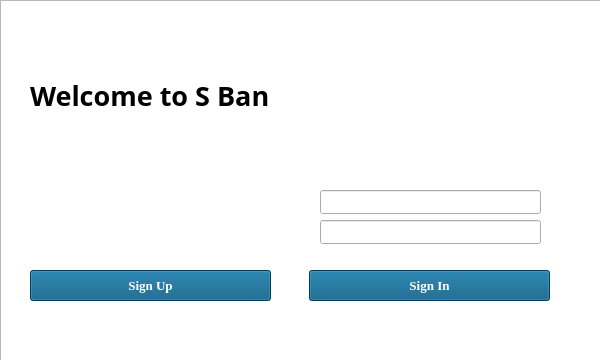
<?xml version="1.0" encoding="UTF-8"?>
<ui version="4.0">
 <class>Login</class>
 <widget class="QWidget" name="Login">
  <property name="geometry">
   <rect>
    <x>0</x>
    <y>0</y>
    <width>600</width>
    <height>360</height>
   </rect>
  </property>
  <property name="minimumSize">
   <size>
    <width>600</width>
    <height>360</height>
   </size>
  </property>
  <property name="maximumSize">
   <size>
    <width>600</width>
    <height>360</height>
   </size>
  </property>
  <property name="windowTitle">
   <string>Form</string>
  </property>
  <widget class="QGraphicsView" name="graphicsView">
   <property name="geometry">
    <rect>
     <x>0</x>
     <y>0</y>
     <width>601</width>
     <height>361</height>
    </rect>
   </property>
   <property name="styleSheet">
    <string notr="true">background-image: url(:/Login/Icons/Login/mountains-mountainous-layer-wallpaper.jpg);</string>
   </property>
  </widget>
  <widget class="QPushButton" name="pushButton_SignIn">
   <property name="geometry">
    <rect>
     <x>309</x>
     <y>270</y>
     <width>241</width>
     <height>31</height>
    </rect>
   </property>
   <property name="font">
    <font>
     <family>Georgia</family>
     <pointsize>10</pointsize>
     <bold>true</bold>
    </font>
   </property>
   <property name="styleSheet">
    <string notr="true">color: rgb(255, 255, 255);
background-color: rgb(0, 85, 127);
</string>
   </property>
   <property name="text">
    <string>Sign In</string>
   </property>
  </widget>
  <widget class="QPushButton" name="pushButton_SignUp">
   <property name="geometry">
    <rect>
     <x>30</x>
     <y>270</y>
     <width>241</width>
     <height>31</height>
    </rect>
   </property>
   <property name="font">
    <font>
     <family>Georgia</family>
     <pointsize>10</pointsize>
     <bold>true</bold>
    </font>
   </property>
   <property name="styleSheet">
    <string notr="true">color: rgb(255, 255, 255);
background-color: rgb(0, 85, 127);
</string>
   </property>
   <property name="text">
    <string>Sign Up</string>
   </property>
  </widget>
  <widget class="QLineEdit" name="lineEdit_User">
   <property name="geometry">
    <rect>
     <x>320</x>
     <y>190</y>
     <width>221</width>
     <height>24</height>
    </rect>
   </property>
  </widget>
  <widget class="QLabel" name="label_3">
   <property name="geometry">
    <rect>
     <x>90</x>
     <y>180</y>
     <width>121</width>
     <height>21</height>
    </rect>
   </property>
   <property name="font">
    <font>
     <family>Century</family>
     <pointsize>16</pointsize>
    </font>
   </property>
   <property name="styleSheet">
    <string notr="true">color: rgb(255, 255, 255);</string>
   </property>
   <property name="text">
    <string>New Here?</string>
   </property>
  </widget>
  <widget class="QLineEdit" name="lineEdit_Password">
   <property name="geometry">
    <rect>
     <x>320</x>
     <y>220</y>
     <width>221</width>
     <height>24</height>
    </rect>
   </property>
  </widget>
  <widget class="QLabel" name="label_2">
   <property name="geometry">
    <rect>
     <x>30</x>
     <y>80</y>
     <width>241</width>
     <height>31</height>
    </rect>
   </property>
   <property name="font">
    <font>
     <family>Old English Text MT</family>
     <pointsize>20</pointsize>
     <italic>false</italic>
     <bold>true</bold>
    </font>
   </property>
   <property name="styleSheet">
    <string notr="true">color: rgb(0, 0, 0);</string>
   </property>
   <property name="text">
    <string>Welcome to S Bank</string>
   </property>
  </widget>
  <widget class="QLabel" name="label">
   <property name="geometry">
    <rect>
     <x>370</x>
     <y>40</y>
     <width>121</width>
     <height>71</height>
    </rect>
   </property>
   <property name="styleSheet">
    <string notr="true">image: url(:/Login/Icons/Login/s_logo_icon_bank.png);</string>
   </property>
   <property name="text">
    <string/>
   </property>
  </widget>
  <widget class="QLabel" name="label_4">
   <property name="geometry">
    <rect>
     <x>40</x>
     <y>210</y>
     <width>211</width>
     <height>31</height>
    </rect>
   </property>
   <property name="font">
    <font>
     <family>Century</family>
     <pointsize>16</pointsize>
    </font>
   </property>
   <property name="styleSheet">
    <string notr="true">color: rgb(255, 255, 255);</string>
   </property>
   <property name="text">
    <string>Sign Up and  join us</string>
   </property>
  </widget>
  <widget class="QLabel" name="Bank_name_label_2">
   <property name="geometry">
    <rect>
     <x>320</x>
     <y>140</y>
     <width>221</width>
     <height>33</height>
    </rect>
   </property>
   <property name="font">
    <font>
     <family>Century</family>
     <pointsize>16</pointsize>
     <bold>false</bold>
    </font>
   </property>
   <property name="styleSheet">
    <string notr="true">color: rgb(255, 255, 255);</string>
   </property>
   <property name="text">
    <string>Login to Your Account</string>
   </property>
  </widget>
 </widget>
 <resources/>
 <connections/>
</ui>
